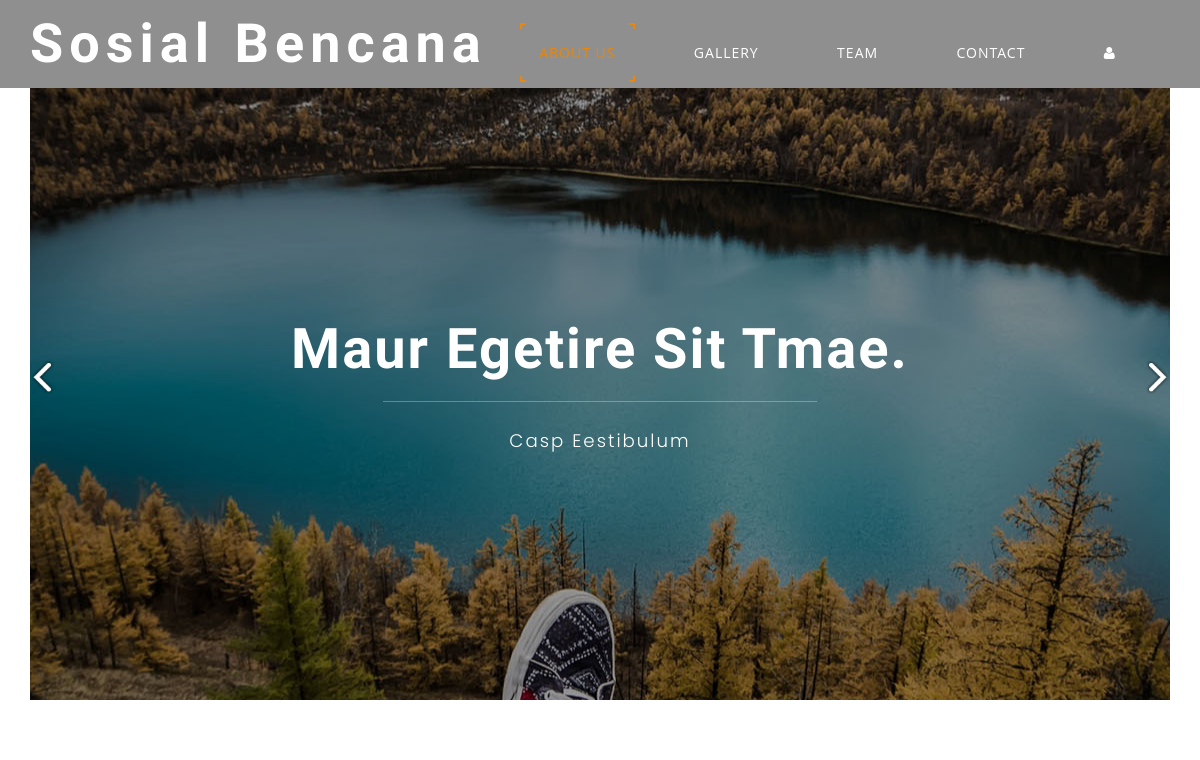
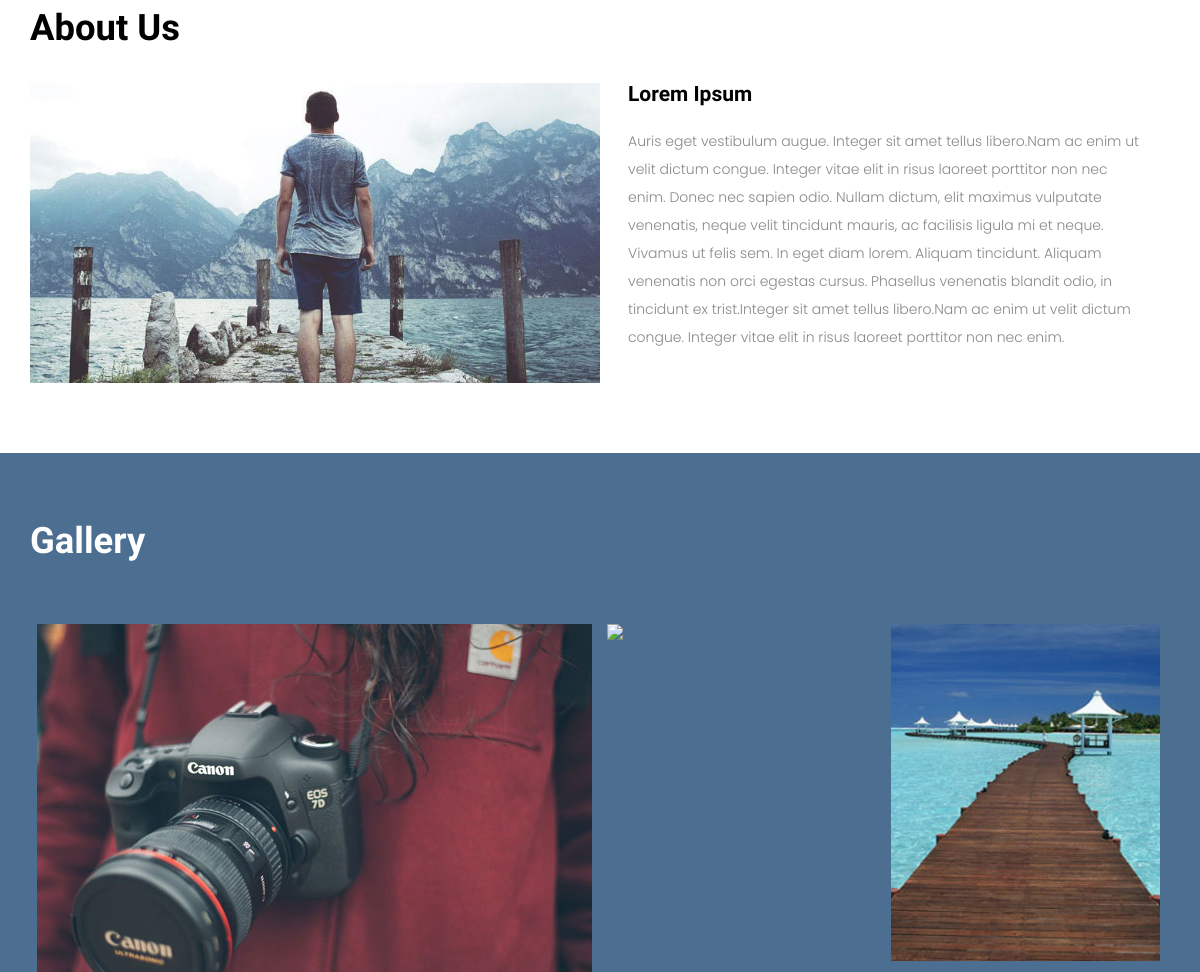
Before: / (upper part) with the older database file (2 pictures, top to bottom).
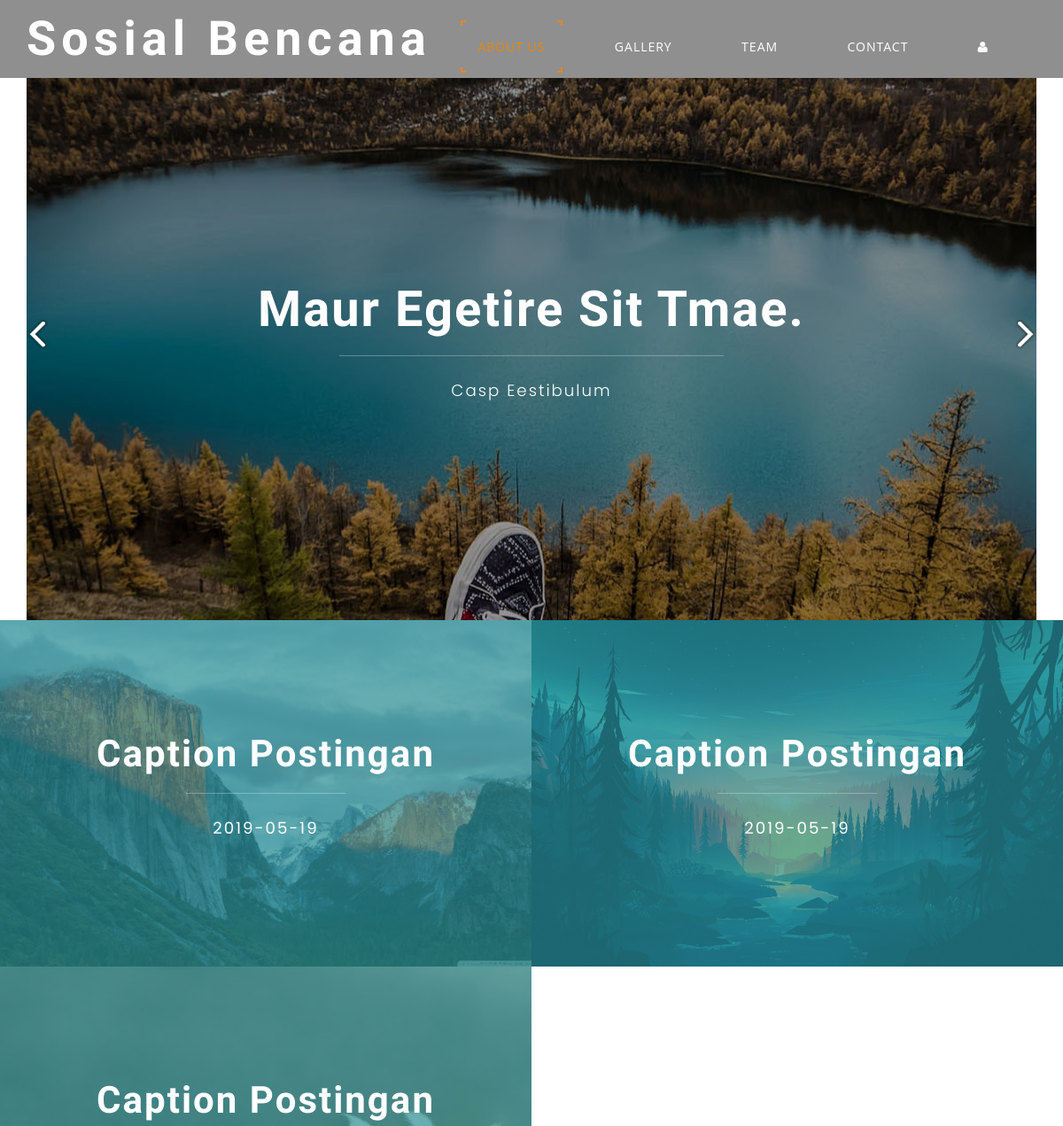
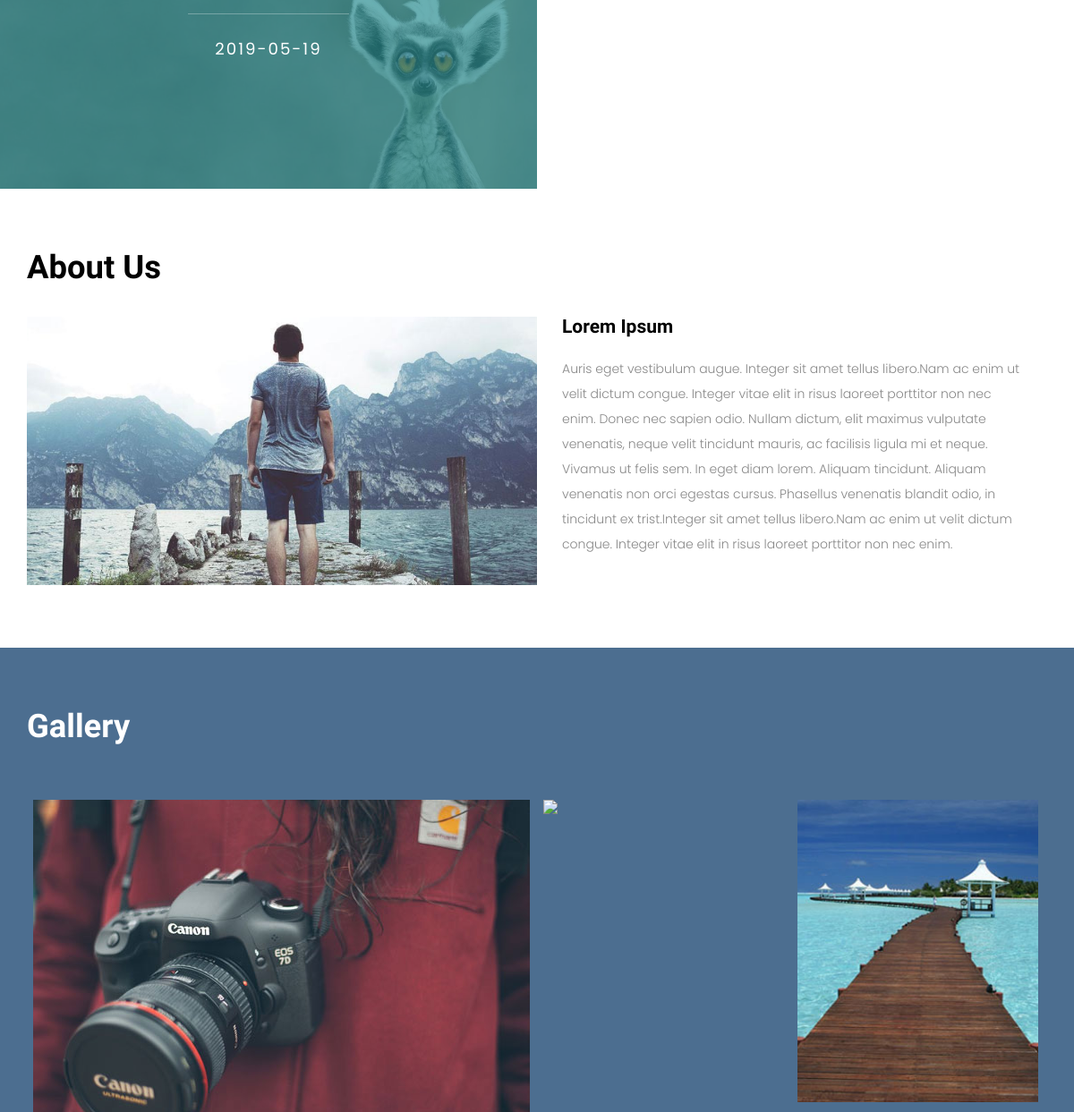
After: the same page with the newer database file (2 pictures, top to bottom).
### tables this page shows
CREATE TABLE `post` (
  `id_post` int(11) NOT NULL,
  `nama_img` varchar(255) DEFAULT NULL,
  `api_img` varchar(256) NOT NULL,
  `slug_post` varchar(255) DEFAULT NULL,
  `lokasi` varchar(255) NOT NULL,
  `lttd_loc` varchar(255) DEFAULT NULL,
  `lgttd_loc` varchar(255) DEFAULT NULL,
  `caption` text,
  `tanggal` date DEFAULT NULL,
  `waktu` time DEFAULT NULL,
  `user_kode` varchar(100) NOT NULL
);

### application/views/layout/content.php (called while the page is built)
<?php
if($isi){
  $this->load->view($isi);
}

### application/views/layout/file.php (called while the page is built)
<?php
require_once('header.php');
require_once('nav.php');
require_once('content.php');
require_once('footer.php');

### application/controllers/Home.php (called while the page is built, shortened)
<?php
class Home extends CI_Controller {
	public function __construct()
	{
		$this->load->model('Home_model');
	}
	public function index()
	{
		$post=$this->Home_model->getPost();
		$data = array(
			'title' => 'Sosial Bencana',
			'isi' => 'Home/index',
			'posting'=>$post
		);
		$this->load->view('layout/file',$data,FALSE);
	}
}

### index.php (called while the page is built, shortened)
<?php
require_once BASEPATH.'core/CodeIgniter.php';

### application/models/Home_model.php (called while the page is built, shortened)
<?php
class Home_model extends CI_Model {
    public function getPost()
    {
        $this->db->select('*');
        $this->db->from('post');
        $this->db->order_by('id_post', 'DESC');
        $this->db->limit(6);
        $res = $this->db->get();
        return $res->result_array();
    }
}

### application/views/Home/index.php (the view, shortened to what this page needs)
<div class="home_ w3layouts">
 <div class="home_grids_w3">
 <?php foreach($posting as $post){ ?>
  <div class="home_main">
	   <div style="background: url(<?php echo base_url('uploads/').$post['nama_img']; ?>) center;" class="col-md-6 col-sm-6 col-xs-6 img1 img-grid">
		   <div class="img_text_w3ls text-center">
				<h4> <?php echo $post['caption']; ?> </h4>
				<span> </span>
				<p> <?php echo $post['tanggal']; ?> </p>
			</div>
		</div>
	</div>
 <?php } ?>
</div>
</div>
<div class="clearfix"></div>
<div class="about_agileinfo" id="about">
  <div class="container">
      <h3 class="title">about us</h3>
	  <div class="about_main">
		  <div class="col-md-6 col-sm-6 col-xs-6 about_agileits"></div>
		  <div class="col-md-6 col-sm-6 col-xs-6 about_text_w3l">
		    <h4>Lorem Ipsum</h4>
			<P>Auris eget vestibulum augue. Integer sit amet tellus libero.Nam ac enim ut velit dictum congue. Integer vitae elit in risus laoreet porttitor non nec enim. Donec nec sapien odio. Nullam dictum, elit maximus vulputate venenatis, neque velit tincidunt mauris, ac facilisis ligula mi et neque. Vivamus ut felis sem. In eget diam lorem. Aliquam tincidunt. Aliquam venenatis  non orci egestas cursus. Phasellus venenatis blandit odio, in tincidunt ex trist.Integer sit amet tellus libero.Nam ac enim ut velit dictum congue. Integer vitae elit in risus laoreet porttitor non nec enim.
			</P>
		  </div>
		  <div class="clearfix"></div>
	  </div>
  </div>
 </div>
<div class="gallery_wthree" id="gallery">
 <div class="container">
      <h3 class="title">gallery</h3>
	  <div class="gallery_grid agileits_w3layouts">
	    <div class="col-md-6  col-sm-6 col-xs-6 grid_w3">
			<div class="grid-1">
				<a class="cm-overlay" href="images/2.jpg">
					<img src="images/2.jpg" alt=" " class="img-responsive" />
				</a>
			</div>
        </div>
		<div class="col-md-6 col-sm-6 col-xs-6 grid_w3">
		   <div class="sub_grid">
			   <div class="col-md-6 col-sm-6 col-xs-6 grid-1 grid-c grid_w3l">
          			<a class="cm-overlay" href="images/15.jpg">
						<img src="images/15.jpg" alt=" " class="img-responsive" />
					</a>
			   </div>
			   <div class="col-md-6 col-sm-6 col-xs-6 grid-1 grid-d grid_w3l">
					<a class="cm-overlay" href="images/16.jpg">
						<img src="images/16.jpg" alt=" " class="img-responsive" />
					</a>
				</div>
				 <div class="clearfix"></div>
			   </div>
		</div>
		<div class="clearfix"></div>
	  </div>
</div>
</div>

Changed rows visible on the page:
added post: nama_img (picture), caption "Caption Postingan", tanggal "2019-05-19"
added post: nama_img (picture), caption "Caption Postingan", tanggal "2019-05-19"
added post: nama_img (picture), caption "Caption Postingan", tanggal "2019-05-19"
